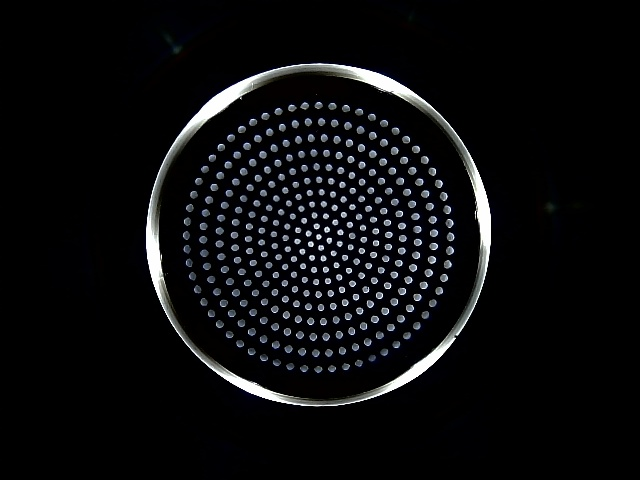
#> input picture sample/Trial_17/img_0003.jpg, 640 x 480 px, given as the content of the folder /dissertation/experiment/blackbox_tests/Test_20261121_064152, which was not available
$ python adv.py   (older library calls are emulated)
#> lines starting #> are read from the running program, lines starting #| are printed output that depends on the picture; after the words box and inside, x2 and y2 are one past the last pixel; in counts of white or black regions, pixels touching at a corner belong together; pictures that were not available may be replaced by others from this repository, and a replacement may not be noted
#> (the call stopped at in perform_robot_press, `robot = SyncRobot(MG400Controller(ROBOT_IP))`: cri is not available in this run)
import os
import cv2
import time
import threading
import glob
import csv
import pandas as pd
import numpy as np
import joblib
from datetime import datetime
from sklearn.metrics import mean_absolute_error, r2_score
from scipy.spatial.distance import cdist
from scipy.optimize import linear_sum_assignment

from cri.robot import SyncRobot
from cri.dobot.mg400_controller import MG400Controller

# 1. config
CAMERA_ID = 1
ROBOT_IP = "192.168.1.6"

BASE_INITIAL = (320.0, 10.0, 0.0, 0.0, 0.0, 0.0)
SEARCH_START_Z = -45.0 ##
PRESS_DEPTH = 5.0

MODEL_DIR = r"C:\Users\Nick\Desktop\UK\learning\dissertation\code\train_model"
SCALER_PATH = os.path.join(MODEL_DIR, "feature_scaler.joblib") ##
MODEL_PATH = os.path.join(MODEL_DIR, "rf_regressor_final.joblib") ##

BLACKBOX_SAVE_DIR = r"C:\Users\Nick\Desktop\UK\learning\dissertation\experiment\blackbox_tests"

capturing = False

# 2. core function

# [118 lines left out: functions get_fast_centroids, auto_detect_contact, capture_thread, not called in this run]


def perform_robot_press(trial_dir):
    global capturing
    print(f"Connecting DOBOT arm ({ROBOT_IP})...")
    robot = SyncRobot(MG400Controller(ROBOT_IP))

    print("Moving to initial position...")
    robot.speed = 15
    robot.move_linear(BASE_INITIAL)
    time.sleep(1)

    # 1. detect contact position
    contact_z = auto_detect_contact(robot, CAMERA_ID)

    # 2. calculate
    dynamic_press_start = (BASE_INITIAL[0], BASE_INITIAL[1], contact_z, BASE_INITIAL[3], BASE_INITIAL[4],
                           BASE_INITIAL[5])
    dynamic_press_end = (BASE_INITIAL[0], BASE_INITIAL[1], contact_z - PRESS_DEPTH, BASE_INITIAL[3], BASE_INITIAL[4],
                         BASE_INITIAL[5])

    print("\nMoving to dynamic pres start...")
    robot.speed = 10
    robot.move_linear(dynamic_press_start)
    time.sleep(1)

    print(f"Start press (Target Z: {contact_z - PRESS_DEPTH:.2f})...")
    capturing = True
    t = threading.Thread(target=capture_thread, args=(CAMERA_ID, trial_dir))
    t.start()
    time.sleep(1)

    robot.speed = 2
    robot.move_linear(dynamic_press_end)
    time.sleep(3)

    capturing = False
    t.join()

    print("Return to initial position...")
    robot.speed = 15
    robot.move_linear(BASE_INITIAL)
    time.sleep(1)


def extract_centroids(image_dir, output_csv):
    BLOCK_SIZE = 73
    C_VALUE = 7
    CIRCLE_CX, CIRCLE_CY, CIRCLE_RADIUS = 312, 233, 169

    image_paths = sorted(glob.glob(os.path.join(image_dir, "*.jpg")))

    with open(output_csv, mode='w', newline='') as csv_file:
        writer = csv.writer(csv_file)
        writer.writerow(["Image_Name", "Dot_ID", "Centroid_X", "Centroid_Y", "Area"])

        for img_path in image_paths:
            filename = os.path.basename(img_path)
            img = cv2.imread(img_path)
#> img is the input picture: shape (480, 640, 3); mean B, G, R 14.2, 12.7, 12.3
            if img is None: continue

            gray = cv2.cvtColor(img, cv2.COLOR_BGR2GRAY)
            binary = cv2.adaptiveThreshold(gray, 255, cv2.ADAPTIVE_THRESH_MEAN_C, cv2.THRESH_BINARY, BLOCK_SIZE,
                                           C_VALUE)
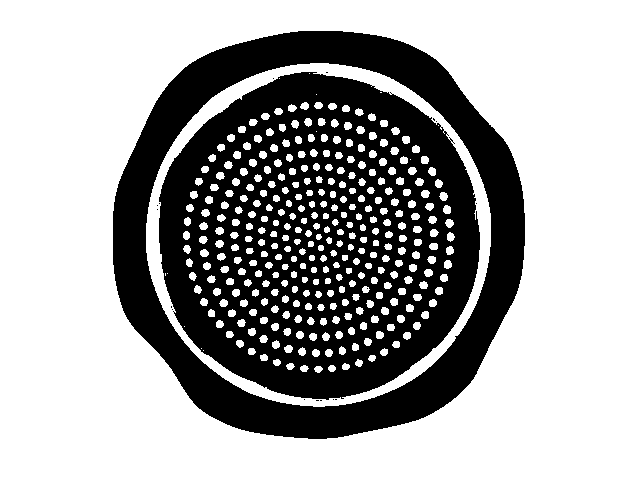
#> binary: shape (480, 640); 64.8% white; 18 black regions (16 under 20 px), largest, box (x1, y1, x2, y2) and area: (159, 72, 480, 400) 66948, (113, 31, 525, 439) 41209

            mask = np.zeros_like(gray)
            cv2.circle(mask, (CIRCLE_CX, CIRCLE_CY), CIRCLE_RADIUS, 255, -1)
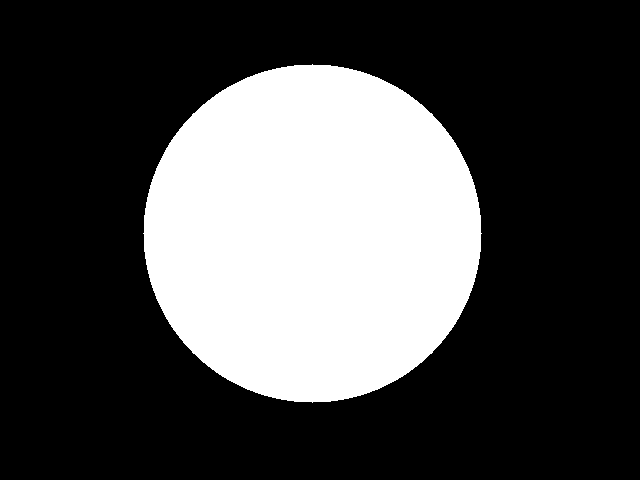
#> mask: shape (480, 640); 29.2% white; 1 white region, box (x1, y1, x2, y2) and area: (143, 64, 482, 403) 89673
            final_binary = cv2.bitwise_and(binary, mask)
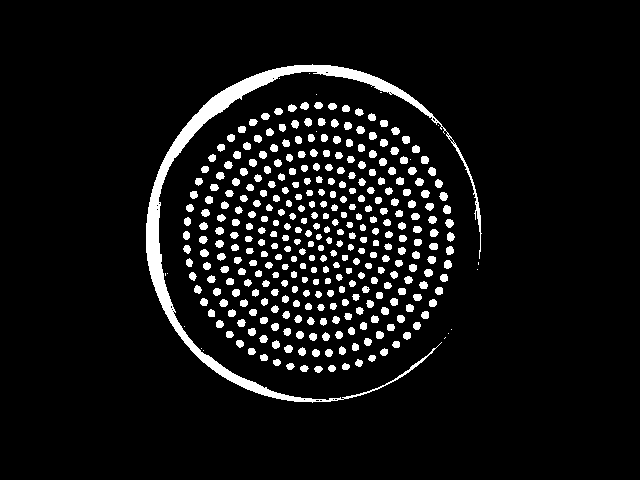
#> final_binary: shape (480, 640); 7.2% white; 349 white regions (17 under 20 px), largest, box (x1, y1, x2, y2) and area: (146, 64, 482, 403) 7061, (439, 192, 448, 201) 60, (443, 205, 451, 214) 60

            num_labels, labels, stats, centroids = cv2.connectedComponentsWithStats(final_binary, connectivity=8,
                                                                                    ltype=cv2.CV_32S)
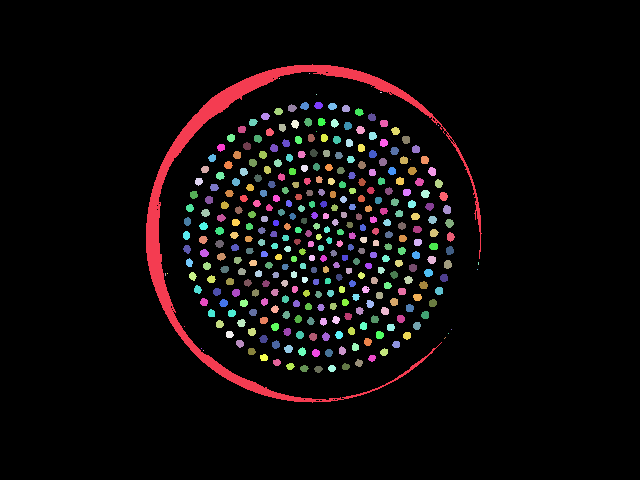
#> labels: shape (480, 640) int32; 350 distinct labels, from 0 to 349; one colour per label, 0 black
#> num_labels = 350; stats = 350 rows, first 6: [0, 0, 640, 480, 285096], [146, 64, 336, 339, 7061], [309, 73, 1, 1, 1], [279, 78, 1, 1, 1], [380, 92, 2, 1, 2], [316, 94, 1, 1, 1]; centroids = 350 pairs, first value 165 to 478, second value 73 to 368.8

            dot_id = 1
            for label in range(1, num_labels):
                area = stats[label, cv2.CC_STAT_AREA]
                if area > 5:
                    cx, cy = centroids[label]
                    writer.writerow([filename, dot_id, round(cx, 2), round(cy, 2), area])
                    dot_id += 1
#> this loop made 349 passes
#> (area, cx, cy) on passes 1, 6, 7, 8, 9, 10, 11, 12, 13, 14, 15, 16: (7061, 251.5, 199.4), (53, 304.3, 105.6), (50, 318.1, 105), (50, 332, 105.9), (52, 291.6, 107.8), (48, 345.5, 108.2), (50, 278.1, 111), (50, 358.7, 111.7), (50, 264.9, 116), (50, 371.5, 116.9), (50, 252.5, 121.9), (53, 307.8, 121.7)
#> after the loop, dot_id = 333


def track_markers(input_csv, output_csv):
    df = pd.read_csv(input_csv)
    df_clean = df[(df['Area'] > 5) & (df['Area'] < 300)].copy()
    images = sorted(df['Image_Name'].unique())

    base_frame = df_clean[df_clean['Image_Name'] == images[0]].copy()
    center_x, center_y = base_frame['Centroid_X'].mean(), base_frame['Centroid_Y'].mean()
    base_frame['Dist_to_Center'] = np.sqrt(
        (base_frame['Centroid_X'] - center_x) ** 2 + (base_frame['Centroid_Y'] - center_y) ** 2)
    base_frame = base_frame.sort_values(by='Dist_to_Center').reset_index(drop=True)
    base_frame['Tracked_ID'] = range(1, len(base_frame) + 1)

    prev_coords = base_frame[['Centroid_X', 'Centroid_Y']].values
    prev_ids = base_frame['Tracked_ID'].values
    tracked_data = [base_frame.drop(columns=['Dist_to_Center'])]

    for img_name in images[1:]:
        curr_frame = df_clean[df_clean['Image_Name'] == img_name].copy()
        curr_coords = curr_frame[['Centroid_X', 'Centroid_Y']].values
        dist_matrix = cdist(prev_coords, curr_coords)
        row_ind, col_ind = linear_sum_assignment(dist_matrix)

        curr_frame_matched = curr_frame.iloc[col_ind].copy()
        curr_frame_matched['Tracked_ID'] = prev_ids[row_ind]
        tracked_data.append(curr_frame_matched)

        prev_coords = curr_coords[col_ind]
        prev_ids = prev_ids[row_ind]

    final_df = pd.concat(tracked_data, ignore_index=True)
    final_df = final_df.sort_values(by=['Image_Name', 'Tracked_ID'])
    final_df.to_csv(output_csv, index=False)


def calculate_ml_features(tracked_csv):
    df = pd.read_csv(tracked_csv)
    images = sorted(df['Image_Name'].unique())
    df['Time_Step'] = df['Image_Name'].map({img: idx for idx, img in enumerate(images)})

    frame_0 = df[df['Time_Step'] == 0][['Tracked_ID', 'Centroid_X', 'Centroid_Y']].rename(
        columns={'Centroid_X': 'Start_X', 'Centroid_Y': 'Start_Y'})
    df = df.merge(frame_0, on='Tracked_ID', how='left')
    df['Displacement'] = np.sqrt((df['Centroid_X'] - df['Start_X']) ** 2 + (df['Centroid_Y'] - df['Start_Y']) ** 2)

    mean_disp_per_frame = df.groupby('Time_Step')['Displacement'].mean()
    max_frame = mean_disp_per_frame.idxmax()
    max_disp = mean_disp_per_frame.max()

    threshold_90 = max_disp * 0.9
    rise_time_frames = int(mean_disp_per_frame[mean_disp_per_frame >= threshold_90].index[0])

    df_max = df[df['Time_Step'] == max_frame].copy()
    center_x, center_y, fit_radius = 312, 233, 169
    df_max['Radius'] = np.sqrt((df_max['Centroid_X'] - center_x) ** 2 + (df_max['Centroid_Y'] - center_y) ** 2)
    disp_center = df_max[df_max['Radius'] < (fit_radius * 0.3)]['Displacement'].mean()
    disp_rim = df_max[(df_max['Radius'] > (fit_radius * 0.7)) & (df_max['Radius'] <= fit_radius)]['Displacement'].mean()
    dropoff_ratio = disp_center / (disp_rim + 1e-6)

    max_area = df.groupby('Time_Step')['Area'].mean().max()

    return [round(max_disp, 4), round(max_area, 4), round(dropoff_ratio, 4), rise_time_frames]


# 3.
def main():
    timestamp = datetime.now().strftime("%Y%m%d_%H%M%S")
    trial_dir = os.path.join(BLACKBOX_SAVE_DIR, f"Test_{timestamp}")
    os.makedirs(trial_dir, exist_ok=True)

    print("\n[STEP 1/4] Use DOBOT arm to press...")
    perform_robot_press(trial_dir)

    print("\n[Step 2/4] Preprocess dataset...")
    centroids_csv = os.path.join(trial_dir, "centroids_data.csv")
    extract_centroids(trial_dir, centroids_csv)

    print("\n[Step 3/4] Track points...")
    tracked_csv = os.path.join(trial_dir, "tracked_centroids_data.csv")
    track_markers(centroids_csv, tracked_csv)

    print("\n[Step 4/4] Extract features...")
    features = calculate_ml_features(tracked_csv)

    print("\nLoad model and predict...")
    try:
        rf_model = joblib.load(MODEL_PATH)
        scaler = joblib.load(SCALER_PATH)
    except Exception as e:
        print(f"Error! Fail to load model: {e}")
        return

    features_df = pd.DataFrame([features],
                               columns=['Max_Displacement', 'Max_Area', 'Dropoff_Ratio',
                                        'Rise_Time_Frames'])
    features_scaled = scaler.transform(features_df)
    predicted_hardness = rf_model.predict(features_scaled)[0]

    print(f"System Estimated Hardness: {predicted_hardness:.2f} Shore 00")

    true_hardness_input = input(
        "Please measure the object with a Durometer and enter the true Shore 00 value (or type 'q'): ")

    if true_hardness_input.lower() != 'q':
        true_hardness = float(true_hardness_input)

        results_csv = os.path.join(BLACKBOX_SAVE_DIR, "blackbox_results_log.csv")
        file_exists = os.path.isfile(results_csv)

        with open(results_csv, mode='a', newline='') as f:
            writer = csv.writer(f)
            if not file_exists:
                writer.writerow(["Timestamp", "True_Hardness", "Predicted_Hardness", "Absolute_Error"])

            abs_error = abs(true_hardness - predicted_hardness)
            writer.writerow([timestamp, true_hardness, predicted_hardness, abs_error])

        print(f"Result logged! Error: {abs_error:.2f} Shore 00")

        df_results = pd.read_csv(results_csv)
        if len(df_results) > 1:
            y_true = df_results["True_Hardness"]
            y_pred = df_results["Predicted_Hardness"]

            current_mae = mean_absolute_error(y_true, y_pred)
            current_r2 = r2_score(y_true, y_pred)

            print(f"\nBlack-Box Test Performance (Total {len(df_results)} objects):")
            print(f"MAE: {current_mae:.2f} Shore 00")
            print(f"R² Score: {current_r2:.4f}")


if __name__ == "__main__":
    main()
